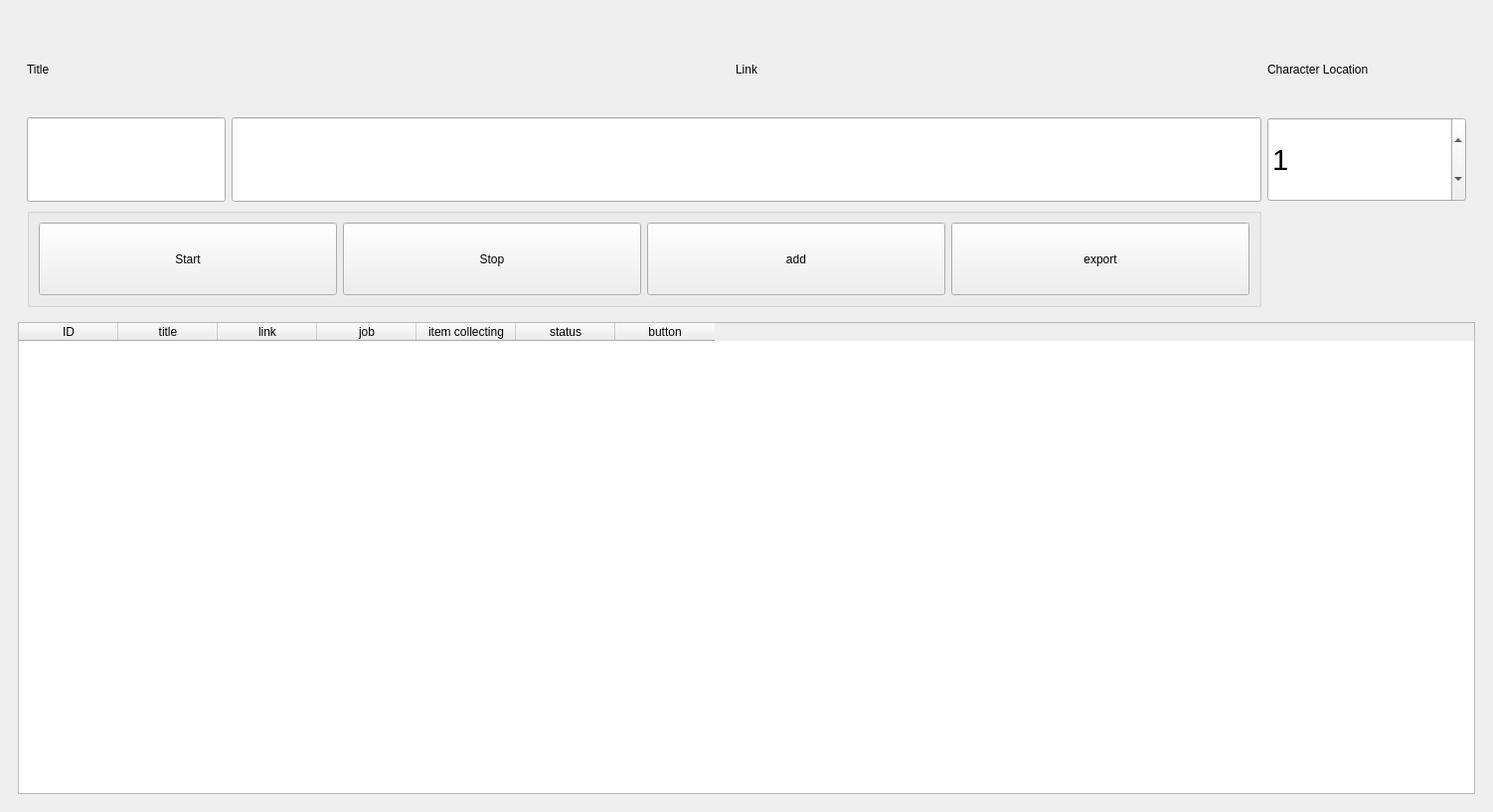
<?xml version="1.0" encoding="UTF-8"?>
<ui version="4.0">
 <class>mainWindow</class>
 <widget class="QMainWindow" name="mainWindow">
  <property name="geometry">
   <rect>
    <x>0</x>
    <y>0</y>
    <width>1502</width>
    <height>817</height>
   </rect>
  </property>
  <property name="windowTitle">
   <string>auto Nguyen Lieu</string>
  </property>
  <widget class="QWidget" name="central_widget">
   <property name="enabled">
    <bool>true</bool>
   </property>
   <property name="sizePolicy">
    <sizepolicy hsizetype="Expanding" vsizetype="Expanding">
     <horstretch>0</horstretch>
     <verstretch>0</verstretch>
    </sizepolicy>
   </property>
   <property name="maximumSize">
    <size>
     <width>16777215</width>
     <height>16777215</height>
    </size>
   </property>
   <property name="sizeIncrement">
    <size>
     <width>0</width>
     <height>0</height>
    </size>
   </property>
   <layout class="QGridLayout" name="gridLayout">
    <item row="0" column="1">
     <widget class="QWidget" name="widget" native="true">
      <property name="sizePolicy">
       <sizepolicy hsizetype="Expanding" vsizetype="Expanding">
        <horstretch>0</horstretch>
        <verstretch>0</verstretch>
       </sizepolicy>
      </property>
      <property name="sizeIncrement">
       <size>
        <width>0</width>
        <height>0</height>
       </size>
      </property>
      <layout class="QGridLayout" name="gridLayout_2">
       <property name="sizeConstraint">
        <enum>QLayout::SetDefaultConstraint</enum>
       </property>
       <item row="3" column="0">
        <widget class="QTableWidget" name="tableWidget">
         <column>
          <property name="text">
           <string>ID</string>
          </property>
         </column>
         <column>
          <property name="text">
           <string>title</string>
          </property>
         </column>
         <column>
          <property name="text">
           <string>link</string>
          </property>
         </column>
         <column>
          <property name="text">
           <string>job</string>
          </property>
         </column>
         <column>
          <property name="text">
           <string>item collecting</string>
          </property>
         </column>
         <column>
          <property name="text">
           <string>status</string>
          </property>
         </column>
         <column>
          <property name="text">
           <string>button</string>
          </property>
         </column>
        </widget>
       </item>
       <item row="2" column="0">
        <widget class="QWidget" name="widget" native="true">
         <property name="sizePolicy">
          <sizepolicy hsizetype="Expanding" vsizetype="Expanding">
           <horstretch>0</horstretch>
           <verstretch>0</verstretch>
          </sizepolicy>
         </property>
         <property name="minimumSize">
          <size>
           <width>0</width>
           <height>150</height>
          </size>
         </property>
         <property name="maximumSize">
          <size>
           <width>2000</width>
           <height>300</height>
          </size>
         </property>
         <property name="sizeIncrement">
          <size>
           <width>1</width>
           <height>0</height>
          </size>
         </property>
         <layout class="QGridLayout" name="gridLayout_3">
          <item row="0" column="0">
           <widget class="QLabel" name="label">
            <property name="text">
             <string>Title</string>
            </property>
           </widget>
          </item>
          <item row="2" column="0" colspan="3">
           <widget class="QGroupBox" name="horizontalGroupBox_2">
            <property name="sizePolicy">
             <sizepolicy hsizetype="MinimumExpanding" vsizetype="MinimumExpanding">
              <horstretch>0</horstretch>
              <verstretch>0</verstretch>
             </sizepolicy>
            </property>
            <property name="maximumSize">
             <size>
              <width>16777215</width>
              <height>100</height>
             </size>
            </property>
            <layout class="QHBoxLayout" name="horizontalLayout_3">
             <property name="sizeConstraint">
              <enum>QLayout::SetMinimumSize</enum>
             </property>
             <item>
              <widget class="QPushButton" name="pushButton">
               <property name="sizePolicy">
                <sizepolicy hsizetype="MinimumExpanding" vsizetype="MinimumExpanding">
                 <horstretch>0</horstretch>
                 <verstretch>0</verstretch>
                </sizepolicy>
               </property>
               <property name="maximumSize">
                <size>
                 <width>300</width>
                 <height>16777215</height>
                </size>
               </property>
               <property name="text">
                <string>Start</string>
               </property>
              </widget>
             </item>
             <item>
              <widget class="QPushButton" name="stopBtn">
               <property name="sizePolicy">
                <sizepolicy hsizetype="MinimumExpanding" vsizetype="MinimumExpanding">
                 <horstretch>0</horstretch>
                 <verstretch>0</verstretch>
                </sizepolicy>
               </property>
               <property name="maximumSize">
                <size>
                 <width>300</width>
                 <height>16777215</height>
                </size>
               </property>
               <property name="text">
                <string>Stop</string>
               </property>
              </widget>
             </item>
             <item>
              <widget class="QPushButton" name="addBtn">
               <property name="sizePolicy">
                <sizepolicy hsizetype="MinimumExpanding" vsizetype="MinimumExpanding">
                 <horstretch>0</horstretch>
                 <verstretch>0</verstretch>
                </sizepolicy>
               </property>
               <property name="maximumSize">
                <size>
                 <width>300</width>
                 <height>16777215</height>
                </size>
               </property>
               <property name="text">
                <string>add</string>
               </property>
              </widget>
             </item>
             <item>
              <widget class="QPushButton" name="exportBtn">
               <property name="sizePolicy">
                <sizepolicy hsizetype="MinimumExpanding" vsizetype="MinimumExpanding">
                 <horstretch>0</horstretch>
                 <verstretch>0</verstretch>
                </sizepolicy>
               </property>
               <property name="maximumSize">
                <size>
                 <width>300</width>
                 <height>16777215</height>
                </size>
               </property>
               <property name="text">
                <string>export</string>
               </property>
              </widget>
             </item>
            </layout>
           </widget>
          </item>
          <item row="0" column="1" colspan="2">
           <widget class="QLabel" name="label_2">
            <property name="sizePolicy">
             <sizepolicy hsizetype="Minimum" vsizetype="Minimum">
              <horstretch>0</horstretch>
              <verstretch>0</verstretch>
             </sizepolicy>
            </property>
            <property name="text">
             <string>Link</string>
            </property>
            <property name="textFormat">
             <enum>Qt::AutoText</enum>
            </property>
            <property name="alignment">
             <set>Qt::AlignCenter</set>
            </property>
            <property name="wordWrap">
             <bool>false</bool>
            </property>
           </widget>
          </item>
          <item row="1" column="1" colspan="2">
           <widget class="QLineEdit" name="lineEdit_2">
            <property name="sizePolicy">
             <sizepolicy hsizetype="Minimum" vsizetype="Minimum">
              <horstretch>0</horstretch>
              <verstretch>0</verstretch>
             </sizepolicy>
            </property>
            <property name="minimumSize">
             <size>
              <width>0</width>
              <height>40</height>
             </size>
            </property>
            <property name="font">
             <font>
              <pointsize>22</pointsize>
             </font>
            </property>
           </widget>
          </item>
          <item row="0" column="3">
           <widget class="QLabel" name="label_4">
            <property name="sizePolicy">
             <sizepolicy hsizetype="Minimum" vsizetype="Minimum">
              <horstretch>0</horstretch>
              <verstretch>0</verstretch>
             </sizepolicy>
            </property>
            <property name="text">
             <string>Character Location</string>
            </property>
           </widget>
          </item>
          <item row="1" column="3">
           <widget class="QSpinBox" name="charlocBox">
            <property name="sizePolicy">
             <sizepolicy hsizetype="Minimum" vsizetype="Minimum">
              <horstretch>0</horstretch>
              <verstretch>0</verstretch>
             </sizepolicy>
            </property>
            <property name="minimumSize">
             <size>
              <width>50</width>
              <height>0</height>
             </size>
            </property>
            <property name="maximumSize">
             <size>
              <width>200</width>
              <height>16777215</height>
             </size>
            </property>
            <property name="font">
             <font>
              <pointsize>22</pointsize>
             </font>
            </property>
            <property name="wrapping">
             <bool>true</bool>
            </property>
            <property name="readOnly">
             <bool>false</bool>
            </property>
            <property name="buttonSymbols">
             <enum>QAbstractSpinBox::UpDownArrows</enum>
            </property>
            <property name="minimum">
             <number>1</number>
            </property>
            <property name="maximum">
             <number>6</number>
            </property>
            <property name="displayIntegerBase">
             <number>10</number>
            </property>
           </widget>
          </item>
          <item row="1" column="0">
           <widget class="QLineEdit" name="lineEdit">
            <property name="sizePolicy">
             <sizepolicy hsizetype="MinimumExpanding" vsizetype="Minimum">
              <horstretch>0</horstretch>
              <verstretch>0</verstretch>
             </sizepolicy>
            </property>
            <property name="minimumSize">
             <size>
              <width>50</width>
              <height>0</height>
             </size>
            </property>
            <property name="maximumSize">
             <size>
              <width>200</width>
              <height>16777215</height>
             </size>
            </property>
            <property name="font">
             <font>
              <pointsize>22</pointsize>
             </font>
            </property>
            <property name="text">
             <string/>
            </property>
           </widget>
          </item>
         </layout>
        </widget>
       </item>
      </layout>
     </widget>
    </item>
   </layout>
  </widget>
 </widget>
 <resources/>
 <connections/>
 <buttongroups>
  <buttongroup name="radioGroup"/>
 </buttongroups>
</ui>
